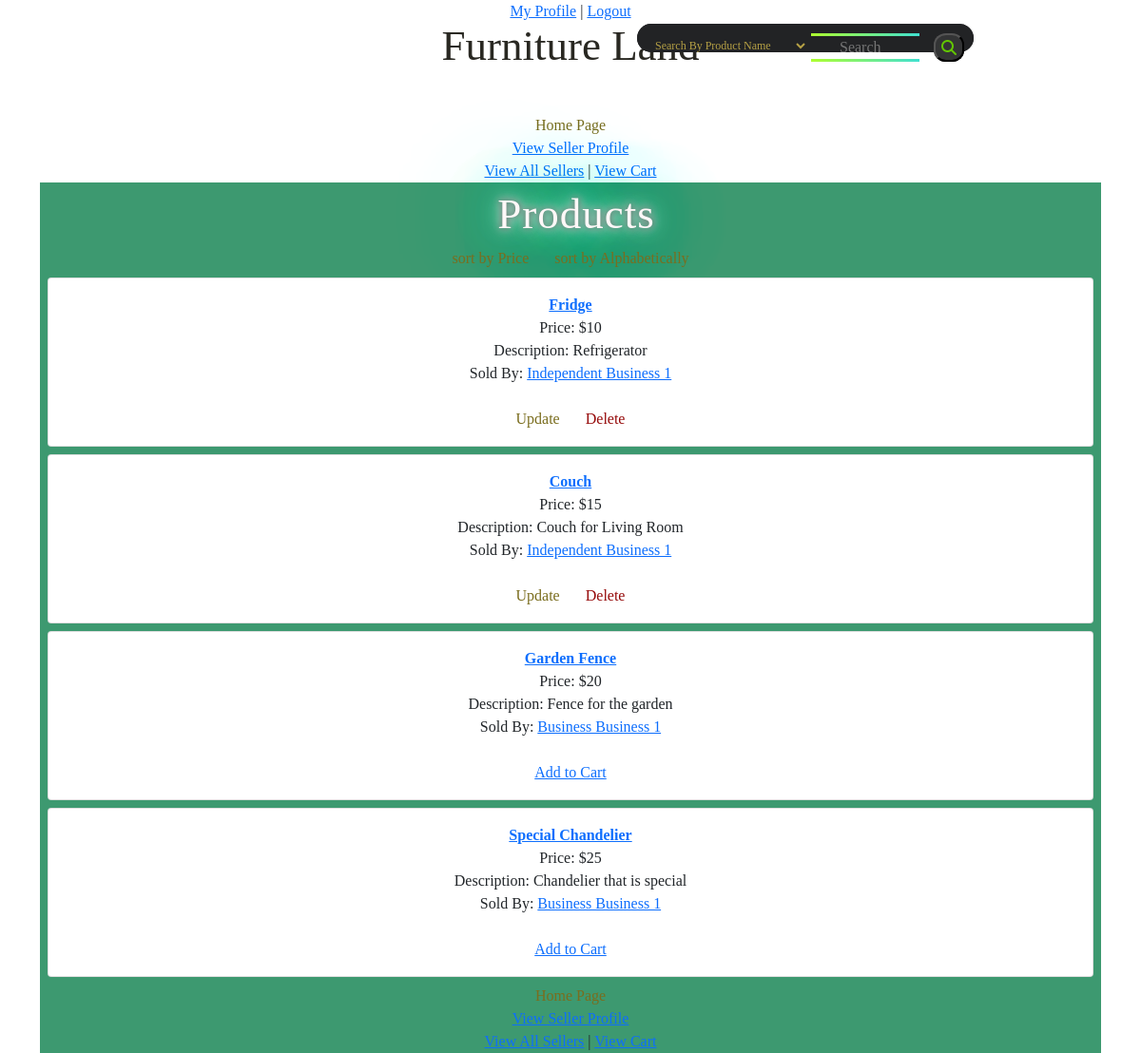
The app's page /Main/index (signed in), older data.
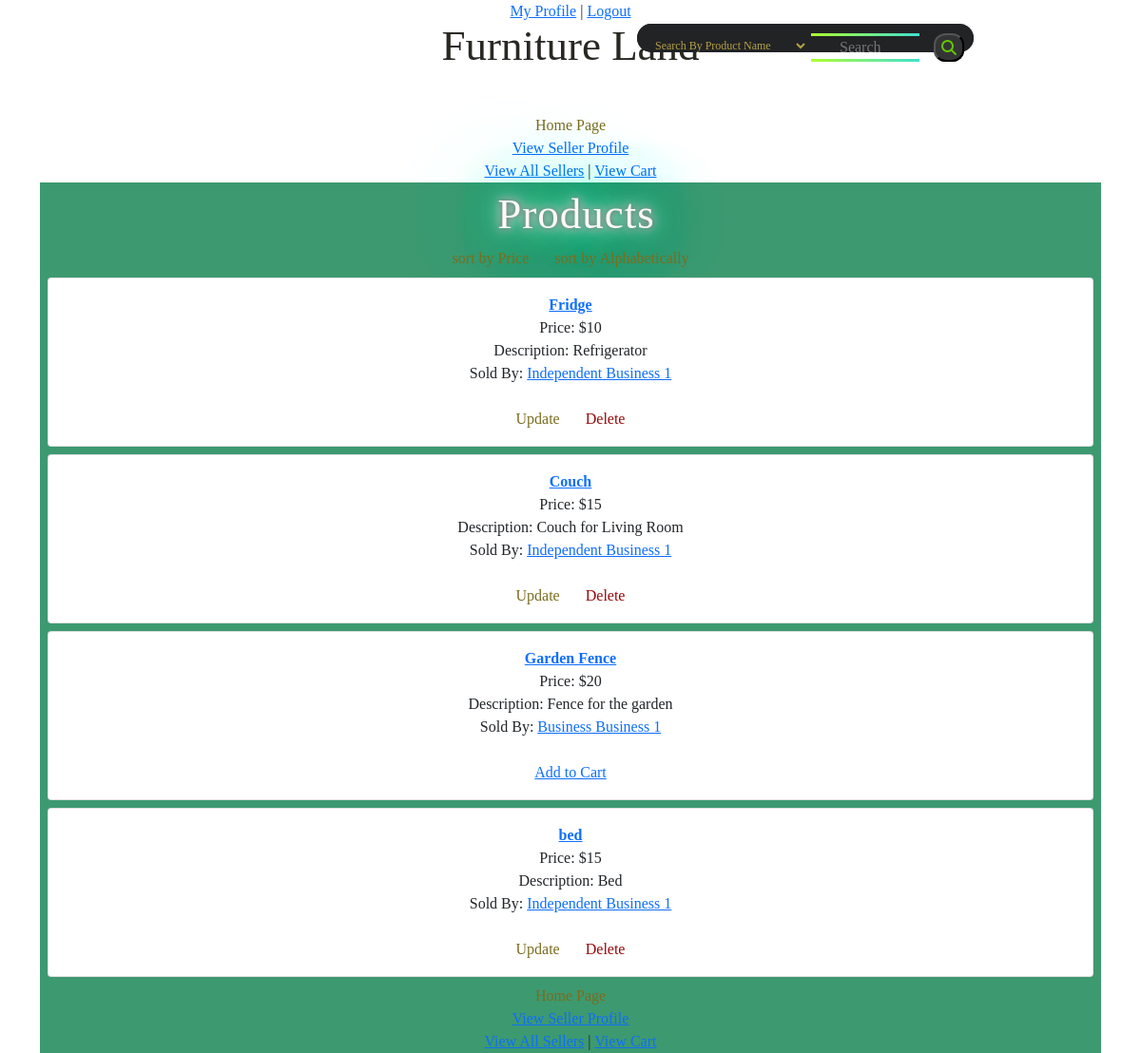
The same page, newer data.
### tables this page shows
CREATE TABLE `product` (
  `product_id` int(11) NOT NULL,
  `product_name` varchar(50) NOT NULL,
  `category_id` int(11) NOT NULL,
  `seller_id` int(11) NOT NULL,
  `available_quantity` int(11) NOT NULL,
  `price` int(11) NOT NULL,
  `description` text NOT NULL,
  `quality` tinyint(1) NOT NULL COMMENT ' 0 is new, 1 is somewhat used, 2 is very used'
);

CREATE TABLE `seller` (
  `seller_id` int(11) NOT NULL,
  `user_id` int(11) NOT NULL,
  `type` tinyint(1) NOT NULL COMMENT '0 is independent, 1 is business',
  `name` varchar(40) NOT NULL,
  `location` varchar(100) NOT NULL
);

### app/controllers/Main.php (called while the page is built, shortened)
<?php
        class Main extends \app\core\Controller {
            public function index() {
                $product = new \app\models\Product();
                $allProducts = $product->getAll();
                $this->view('Main/index', $allProducts);
            }
        }

### app/core/App.php (called while the page is built, shortened)
<?php
		class App {
			private $method = 'index';
			public function __construct() {
				$url = self::parseUrl();
				if (isset($url[0])) {
					unset($url[0]);
				}
				$this->controller = new $this->controller;
				if (isset($url[1])) {
					if (method_exists($this->controller, $url[1]))
						$this->method = $url[1];
					unset($url[1]);
				}
				$this->params = $url ? array_values($url) : [];
				call_user_func_array([$this->controller, $this->method], $this->params);
			}
			private static function parseUrl() {
				if (isset($_GET['url'])) {
					return explode('/',
						filter_var(
							rtrim($_GET['url'], '/'),
							FILTER_SANITIZE_URL)
					);
				}
			}
		}

### index.php (called while the page is built, shortened)
<?php
    new \app\core\App();

### app/models/Product.php (called while the page is built, shortened)
<?php
        class Product extends \app\core\Model {
            function getAll() {
                $SQL = 'SELECT * FROM product';
                $STMT = self::$_connection->prepare($SQL);
                $STMT->execute();
                $STMT->setFetchMode(\PDO::FETCH_CLASS, "app\models\Product");
                return $STMT->fetchAll();
            }
        }

### app/core/DBConnection.php (called while the page is built, shortened)
<?php
		class DBConnection {
			static $connection = null;
			private function __construct() {
				if (self::$connection == null) {
					$host = 'localhost';
					$DBname = 'projectdb';
					$user = 'root';
					$password = '';
					self::$connection = new \PDO("mysql:host=$host;dbname=$DBname", $user, $password);
				}
			}
			public static function getInstance() {
				return self::$connection;
			}
		}

### app/models/Seller.php (called while the page is built, shortened)
<?php
    class Seller extends \app\core\Model {
        function get($seller_id) {
            $SQL = 'SELECT * FROM seller WHERE seller_id = :seller_id';
            $STMT = self::$_connection->prepare($SQL);
            $STMT->execute(['seller_id'=> $seller_id]);
            $STMT->setFetchMode(\PDO::FETCH_CLASS, "app\models\Seller");
            return $STMT->fetch();
        }
    }

### app/views/Product/list.php (the view, shortened to what this page needs)
<html>
	<head>
		<link rel="stylesheet" href="../public/css/style.css">
		<link href="https://cdn.jsdelivr.net/npm/bootstrap@5.1.3/dist/css/bootstrap.min.css" rel="stylesheet">
	</head>
	<body>
		<div class='products'>
		<h1 id='all'>Products</h1>
		<a href='/Product/sortByPrice' class='m-2' id='upd'>sort by Price</a>
		<a href='/Product/sortByNameAlphabetically' class='m-2' id='upd'>sort by Alphabetically</a>
		<?php
			$seller = new \app\models\Seller();
          	foreach($data as $product){
	          	$currentSeller = $seller->get($product->seller_id);
				echo "<div class='card m-2'>
				<div class='card-body'>
				<b><a href='/Product/index/$product->product_id'>$product->product_name</a></b> <br>
				Price: $$product->price <br>
				Description: $product->description <br>
				Sold By: <a href='/Seller/index/$currentSeller->seller_id'>$currentSeller->name</a> <br> <br>";
				if (isset($_SESSION['seller_id']) && $product->seller_id == $_SESSION['seller_id']) {
				echo "<a href='/Product/update/$product->product_id' class='m-2' id='upd'>Update</a>
	                    <a href='/Product/delete/$product->product_id' onclick='return confirm(\"Are you sure?\");'
						class='m-2' id='del'>Delete</a> </div> </div>";
				}
				else {
					echo "<a href='/Cart/addToCart/$product->product_id'>Add to Cart</a> <br> </div> </div>";
				}
        }
        ?>
		</div>
	</body>
</html>

### app/core/Controller.php (shortened to what this page needs)
<?php
		class Controller {
			public function view($name, $data = []) {
				if (file_exists('app/views/' . $name . '.php'))
					include('app/views/' . $name . '.php');
				else
					echo 'app/views/' . $name . '.php does not exist';
			}
		}

### app/views/Main/index.php (shortened to what this page needs)
<html>
    <head>
        <link rel="stylesheet" href="../public/css/home.css">
    </head>
    <body>
        <div class='container'>
            <?php
                if (!isset($_SESSION['user_id']))
                    echo "<a id='log' href='/User/login'>Login</a> | <a id='reg' href='/User/register'>Register</a>";
                else
                    echo "<a href='/User/index'>My Profile</a> | <a href='/User/logout'>Logout</a>";
            ?>
            <h1>Furniture Land</h1>
            <br><br>
            <?php
                $this->view('Subviews/navigation');
                $this->view('Product/list', $data);
            ?>
        </div>
    </body>
</html>

### app/views/Subviews/navigation.php (shortened to what this page needs)
<div>
	<a class='home'href='/Main/index'>Home Page</a><br>
	<?php
		if (isset($_SESSION['seller_id'])) {
			$id = $_SESSION['seller_id'];
			echo "<a href='/Seller/index/$id'>View Seller Profile</a><br>";
		}
		else if (isset($_SESSION['user_id'])) {
			echo "<a href='/Seller/create'>Create Seller Profile</a><br>";
		}
	?>
	<a href='/Seller/list'>View All Sellers</a> | <a href='/Cart/index'>View Cart</a><br>
</div>
<?php
       $this->view('Search/search');
   ?>

### app/views/Search/search.php (shortened to what this page needs)
<!DOCTYPE html>
<html lang="en">
<head>
</head>
<body>
<div class="search-box">
	<form method="post" action = "">
        <input class="search-text" type="text" name="search" placeholder="Search">
        <select id='select-option' name = "search_type">
            <option value = "product_name">Search By Product Name</option>
        </select>
        <button id='search' type="submit" name="action">
			<i class="fas fa-search"></i>
		</button>
    </form>
	</div>
</body>
</html>

### public/css/home.css (style rules this page uses)
.container { text-align: center; font-family: 'Trocchi', serif; font-weight: normal; }
.container h1 { color: #292822; font-family: 'Trocchi', serif; font-size: 45px; font-weight: normal; line-height: 48px; margin: 0; }
.home { text-shadow: center; color: #7a6d1e; text-decoration: none; }
.search-box { position: absolute; top: 40px; right: -1px; transform: translate(-50%, -50%); background: #222325; height: 30px; border-radius: 40px; padding: 10px; }
.search-text { border: none; background: none; outline: none; border: 3px solid green; Text-align: 20px; padding-left: 30px; color: white; font-size: 16px; transition:1s; line-height: 22px; width: 120px; border-image: linear-gradient(to left, turquoise, greenyellow) 1 0; }
#select-option { border: none; background: none; outline: none; float: left; padding: 5px; color: rgb(182, 161, 69); font-size: 12px; transition: 0.4s; line-height: 40px; width: 170px; }
#search { color: #63c700; float: right; height: 30px; margin-left: 12px; border-radius: 40%; background: #333435; display: flex; justify-content: center; align-items: center; }

### public/css/style.css (style rules this page uses)
.products { background: #3D9970; }
h1#all { Letter-spacing: 1px; margin-left: 10px; color: rgb(255, 248, 248); text-shadow: 0 0 7px rgb(75, 72, 72), 0 0 10px #fff, 0 0 21px #fff, 0 0 42px #0fa, 0 0 82px #0fa, 0 0 92px #0fa, 0 0 102px #0fa, 0 0 151px #0fa; line-height: 1.5em; text-indent: 2px; }
b { color: #0c7e1b; }
.m-2#upd { color: #7a6d1e; text-decoration: none; padding: 3.5px; border-radius: 15px 50px; }
.m-2#del { text-decoration: none; color: #960a0a; padding: 3.5px; border-radius: 50px 15px 50px 19px; }

Row changes from the older to the newer data that the page shows:
removed product: product_name "Special Chandelier", price "25", description "Chandelier that is special", seller.name "Business Business 1"
added product: product_name "bed", price "15", description "Bed", seller.name "Independent Business 1"
